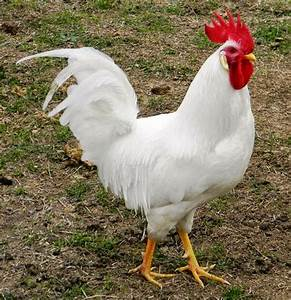
#> input picture ClassifiedDatasetImages/hens/10.jpeg, 291 x 300 px
$ python -i ImageRetrieval.py   (imports and definitions only)   (older library calls are emulated)
#> lines starting #> are read from the running program, lines starting #| are printed output that depends on the picture
#> further down, picture is the input picture: shape (300, 291, 3); mean B, G, R 94.7, 118.6, 130.5
import cv2
import constants
import numpy as np
from sklearn import svm
from sklearn.decomposition import PCA
import joblib
from skimage.feature import greycomatrix, greycoprops
import os


# def get_hog_descriptor(image):
# 	fd,_ = hog(image, orientations=8, pixels_per_cell=(16, 16),cells_per_block=(1, 1), visualise=True)
# 	return fd

class ImageRetrieval:

    # [84 lines left out: functions build_feature_file, learn, predict, extract_features, not called in this run]

    @staticmethod
    def get_image_features(image):
        bins = 8
        image = cv2.resize(image, (200, 200))
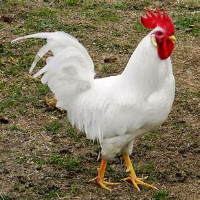
#> image: shape (200, 200, 3); mean of channels 0, 1, 2 94.6, 118.5, 130.4; drawn as B, G, R
        hsv_image = cv2.cvtColor(image, cv2.COLOR_BGR2HSV)
#> hsv_image: shape (200, 200, 3); mean H, S, V 28.7, 89.7, 131.1
        hist = cv2.calcHist([hsv_image], [0, 1, 2], None, [bins, bins, bins], [0, 256, 0, 256, 0, 256])  # flating
        cv2.normalize(hist, hist)
        features = hist.flatten()
#> features = 512 values, max 0.507 at index 27, min 0 at index 1, mean 0.00817
        gray_image = cv2.cvtColor(image, cv2.COLOR_BGR2GRAY)
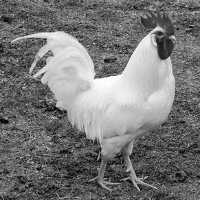
#> gray_image: shape (200, 200); min 2, max 253, mean 119.4
        std_image = np.float32(gray_image) / 255.0
        dct = cv2.dct(std_image)
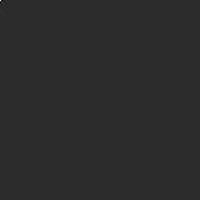
#> dct: shape (200, 200) float32; min -19.74, max 93.63, mean 0; drawn with min black and max white

        features = np.concatenate((features, dct), axis=None)

        return features

# [5 lines of commented-out code are left out]

>>> import cv2
>>> picture = cv2.imread('ClassifiedDatasetImages/hens/10.jpeg')
>>> result = ImageRetrieval().get_image_features(picture)

$ run again, on ClassifiedDatasetImages/hens/12.jpeg
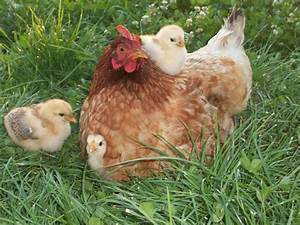
#> input picture ClassifiedDatasetImages/hens/12.jpeg, 300 x 225 px
#> picture is the input picture: shape (225, 300, 3); mean B, G, R 78.8, 121.2, 116.2
#> in get_image_features, `image = cv2.resize(image, (200, 200))`:
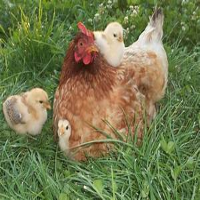
#> image: shape (200, 200, 3); mean of channels 0, 1, 2 78.7, 121.1, 116.1; drawn as B, G, R
#> hsv_image: shape (200, 200, 3); mean H, S, V 36, 110.6, 132.9
#> features = 512 values, max 0.61 at index 91, min 0 at index 0, mean 0.0085
#> in get_image_features, `dct = cv2.dct(std_image)`:
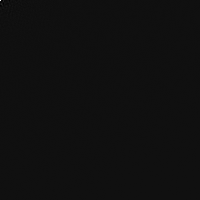
#> dct: shape (200, 200) float32; min -6.06, max 90, mean 0; drawn with min black and max white

$ run again, on ClassifiedDatasetImages/hens/13.jpeg
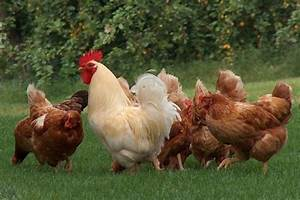
#> input picture ClassifiedDatasetImages/hens/13.jpeg, 300 x 200 px
#> picture is the input picture: shape (200, 300, 3); mean B, G, R 53.9, 85.9, 87.8
#> in get_image_features, `image = cv2.resize(image, (200, 200))`:
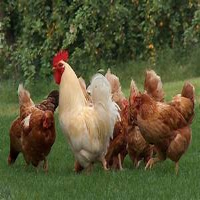
#> image: shape (200, 200, 3); mean of channels 0, 1, 2 54, 86.1, 88; drawn as B, G, R
#> hsv_image: shape (200, 200, 3); mean H, S, V 32.7, 123.4, 97.9
#> features = 512 values, max 0.629 at index 90, min 0 at index 0, mean 0.0083
#> in get_image_features, `gray_image = cv2.cvtColor(image, cv2.COLOR_BGR2GRAY)`:
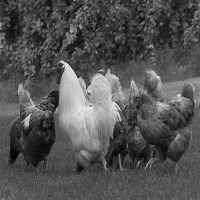
#> gray_image: shape (200, 200); min 1, max 244, mean 83
